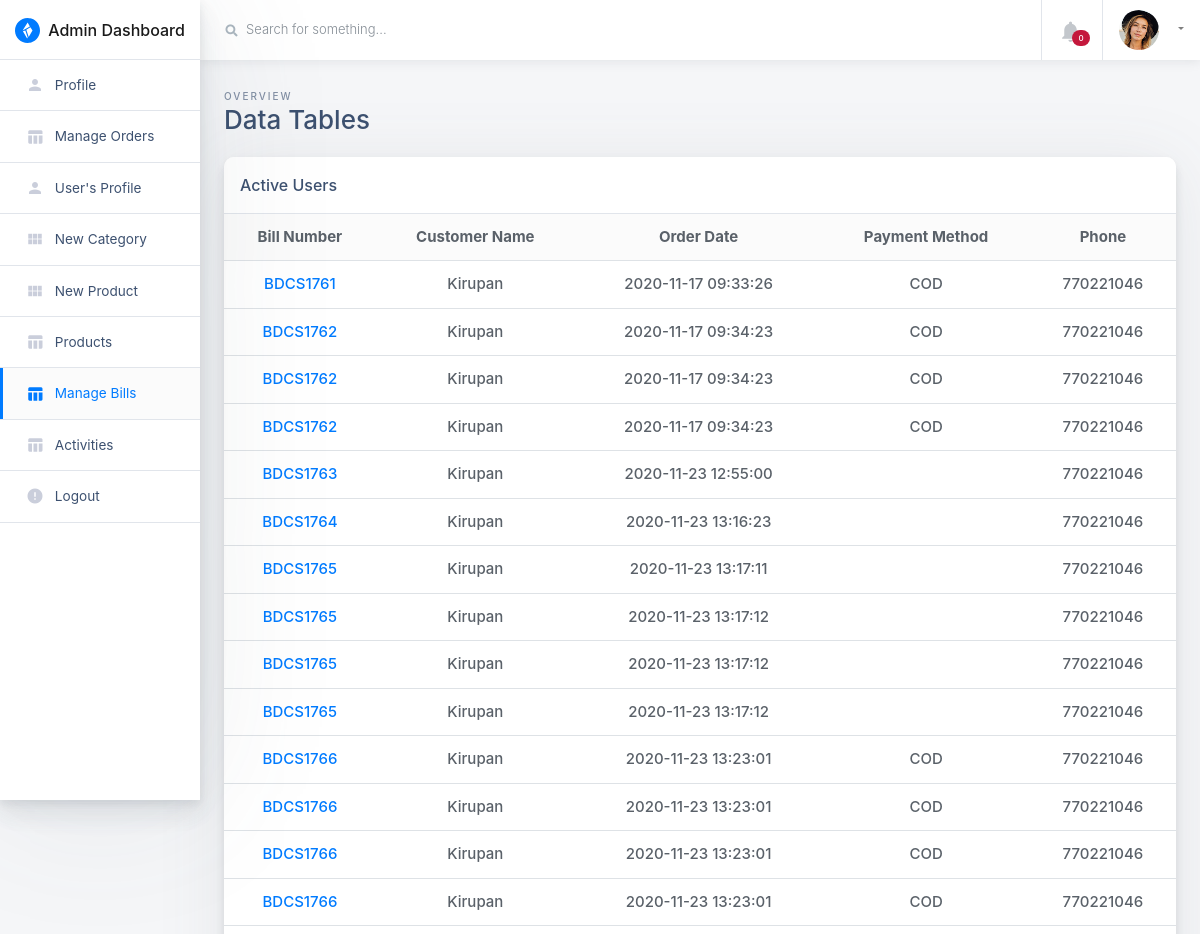
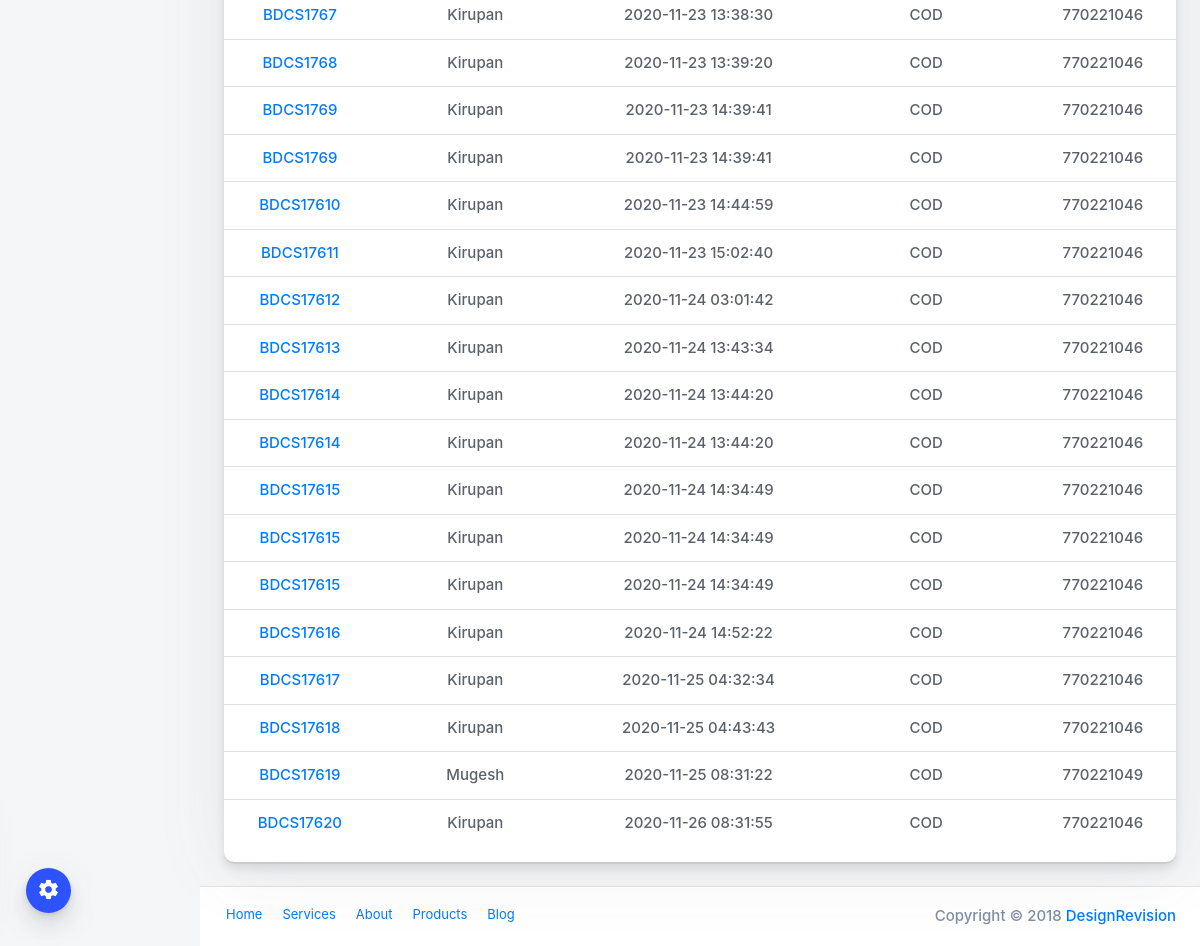
Page /admin/manage-bills.php (signed in) on the earlier database version (2 pictures, top to bottom).
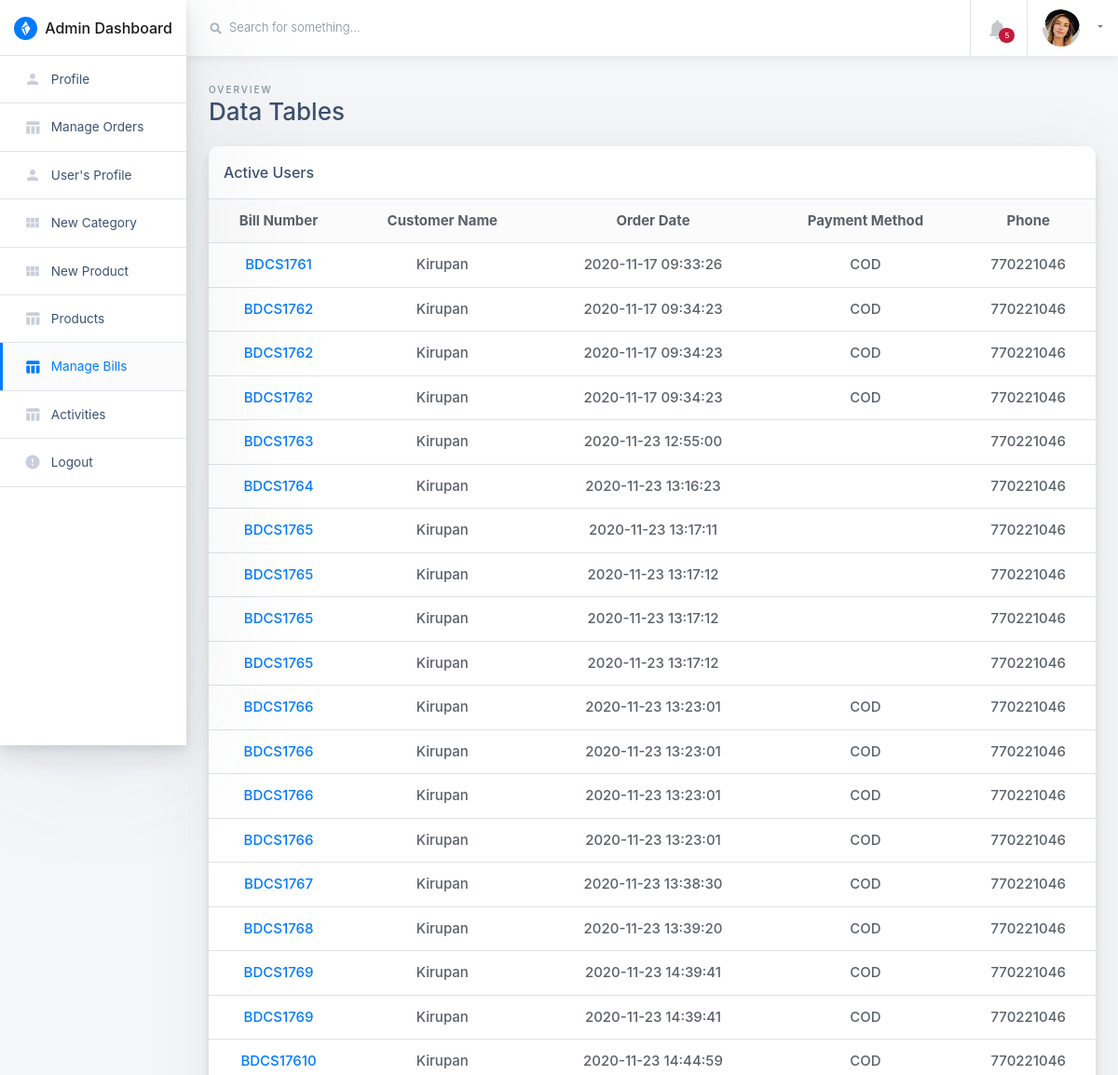
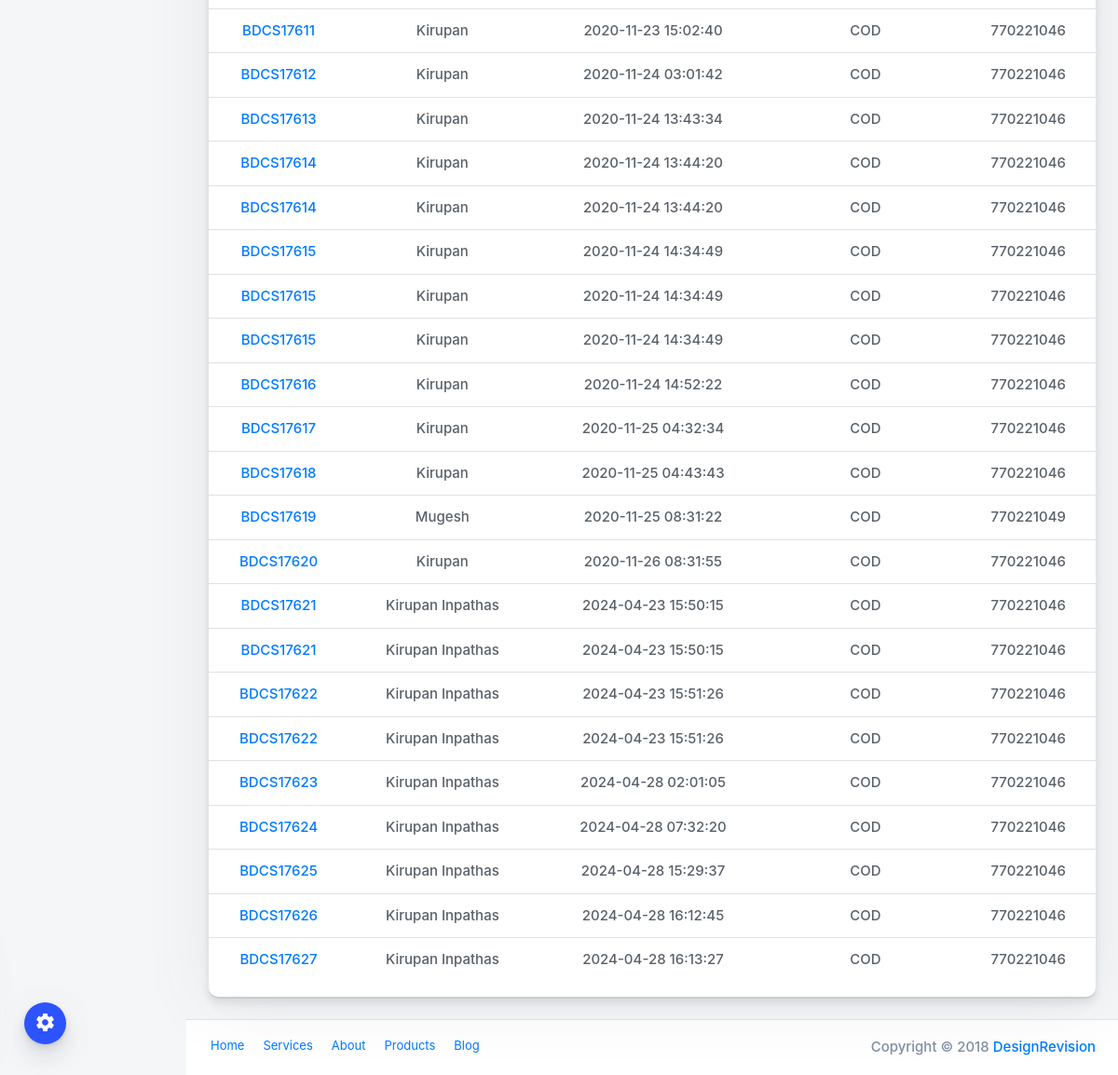
Same page on the later database version (2 pictures, top to bottom).
### tables this page shows
CREATE TABLE `orders` (
  `id` int(11) NOT NULL,
  `bill_no` int(4) DEFAULT NULL,
  `userId` int(11) DEFAULT NULL,
  `productId` varchar(255) DEFAULT NULL,
  `quantity` int(11) DEFAULT NULL,
  `orderDate` timestamp NOT NULL DEFAULT current_timestamp(),
  `paymentMethod` varchar(50) DEFAULT NULL,
  `orderStatus` varchar(55) DEFAULT NULL
);

CREATE TABLE `users` (
  `id` int(11) NOT NULL,
  `name` varchar(255) DEFAULT NULL,
  `email` varchar(255) DEFAULT NULL,
  `contactno` bigint(11) DEFAULT NULL,
  `password` varchar(255) DEFAULT NULL,
  `shippingAddress` longtext DEFAULT NULL,
  `shippingState` varchar(255) DEFAULT NULL,
  `shippingCity` varchar(255) DEFAULT NULL,
  `shippingPincode` int(11) DEFAULT NULL,
  `billingAddress` longtext DEFAULT NULL,
  `billingState` varchar(255) DEFAULT NULL,
  `billingCity` varchar(255) DEFAULT NULL,
  `billingPincode` int(11) DEFAULT NULL,
  `regDate` timestamp NOT NULL DEFAULT current_timestamp(),
  `updationDate` varchar(255) DEFAULT NULL
);

### admin/manage-bills.php (the view, shortened to what this page needs)
<?php
include("include/config.php");
if(strlen($_SESSION['admin_login'])==0)
	{
header('location:/eshopper/admin');
}
else{
?>
<!doctype html>
<html class="no-js h-100" lang="en">
  <head>
    <link href="https://use.fontawesome.com/releases/v5.0.6/css/all.css" rel="stylesheet">
    <link rel="stylesheet" href="https://stackpath.bootstrapcdn.com/bootstrap/4.1.3/css/bootstrap.min.css">
    <link rel="stylesheet" id="main-stylesheet" data-version="1.1.0" href="styles/shards-dashboards.1.1.0.min.css">
    <link rel="stylesheet" href="styles/extras.1.1.0.min.css">
  </head>
  <body class="h-100">
    <div class="color-switcher-toggle animated pulse infinite">
      <i class="material-icons">settings</i>
    </div>
    <div class="container-fluid">
      <div class="row">
        <aside class="main-sidebar col-12 col-md-3 col-lg-2 px-0">
          <div class="main-navbar">
            <nav class="navbar align-items-stretch navbar-light bg-white flex-md-nowrap border-bottom p-0">
              <a class="navbar-brand w-100 mr-0" href="dashboard" style="line-height: 25px;">
                <div class="d-table m-auto">
                  <img id="main-logo" class="d-inline-block align-top mr-1" style="max-width: 25px;" src="images/shards-dashboards-logo.svg" alt="Shards Dashboard">
                  <span class="d-none d-md-inline ml-1">Admin Dashboard</span>
                </div>
              </a>
            </nav>
          </div>
          <div class="nav-wrapper">
            <ul class="nav flex-column">
			  <li class="nav-item">
                <a class="nav-link " href="profile">
                  <i class="material-icons">person</i>
                  <span>Profile</span>
                </a>
              </li>
			  <li class="nav-item">
                <a class="nav-link " href="orders">
                  <i class="material-icons">table_chart</i>
                  <span>Manage Orders</span>
                </a>
              </li>
			  <li class="nav-item">
                <a class="nav-link " href="users">
                  <i class="material-icons">person</i>
                  <span>User's Profile</span>
                </a>
              </li>
              <li class="nav-item">
                <a class="nav-link " href="new-category">
                  <i class="material-icons">view_module</i>
                  <span>New Category</span>
                </a>
              </li>
			  <li class="nav-item">
                <a class="nav-link " href="new-product">
                  <i class="material-icons">view_module</i>
                  <span>New Product</span>
                </a>
              </li>
              <li class="nav-item">
                <a class="nav-link " href="products">
                  <i class="material-icons">table_chart</i>
                  <span>Products</span>
                </a>
              </li>
			  <li class="nav-item">
                <a class="nav-link active" href="manage-bills">
                  <i class="material-icons">table_chart</i>
                  <span>Manage Bills</span>
                </a>
              </li>
			  <li class="nav-item">
                <a class="nav-link " href="activity">
                  <i class="material-icons">table_chart</i>
                  <span>Activities</span>
                </a>
              </li>
			  <li class="nav-item">
                <a class="nav-link " href="logout">
                  <i class="material-icons">error</i>
                  <span>Logout</span>
                </a>
              </li>
            </ul>
          </div>
        </aside>
        <main class="main-content col-lg-10 col-md-9 col-sm-12 p-0 offset-lg-2 offset-md-3">
          <div class="main-navbar sticky-top bg-white">
            <nav class="navbar align-items-stretch navbar-light flex-md-nowrap p-0">
              <form action="#" class="main-navbar__search w-100 d-none d-md-flex d-lg-flex">
                <div class="input-group input-group-seamless ml-3">
                  <div class="input-group-prepend">
                    <div class="input-group-text">
                      <i class="fas fa-search"></i>
                    </div>
                  </div>
                  <input class="navbar-search form-control" type="text" placeholder="Search for something..." aria-label="Search"> </div>
<?php
$f1="00:00:00";
$from=date('Y-m-d')." ".$f1;
$t1="23:59:59";
$to=date('Y-m-d')." ".$t1;
$result = mysqli_query($con,"SELECT * FROM Orders where orderDate Between '$from' and '$to'");
$num_rows1 = mysqli_num_rows($result);
?>
              </form>
              <ul class="navbar-nav border-left flex-row ">
                <li class="nav-item border-right dropdown notifications">
                  <a class="nav-link nav-link-icon text-center" href="" role="button" id="dropdownMenuLink" data-toggle="dropdown" aria-haspopup="true" aria-expanded="false">
                    <div class="nav-link-icon__wrapper">
                      <i class="material-icons">&#xE7F4;</i>
                      <span class="badge badge-pill badge-danger"><?php echo htmlentities($num_rows1); ?></span>
                    </div>
                  </a>
                </li>
                <li class="nav-item dropdown">
                  <a class="nav-link dropdown-toggle text-nowrap px-3" data-toggle="dropdown" href="#" role="button" aria-haspopup="true" aria-expanded="false">
                    <img class="user-avatar rounded-circle mr-2" src="images/avatars/0.jpg" alt="User Avatar">
                  </a>
                </li>
              </ul>
            </nav>
          </div>
          <div class="main-content-container container-fluid px-4">
            <div class="page-header row no-gutters py-4">
              <div class="col-12 col-sm-4 text-center text-sm-left mb-0">
                <span class="text-uppercase page-subtitle">Overview</span>
                <h3 class="page-title">Data Tables</h3>
              </div>
            </div>
            <div class="row">
              <div class="col">
                <div class="card card-small mb-4">
                  <div class="card-header border-bottom">
                    <h6 class="m-0">Active Users</h6>
                  </div>
                  <div class="card-body p-0 pb-3 text-center">
                    <table class="table mb-0">
                      <thead class="bg-light">
                        <tr>
                          <th scope="col" class="border-0">Bill Number</th>
                          <th scope="col" class="border-0">Customer Name</th>
                          <th scope="col" class="border-0">Order Date</th>
                          <th scope="col" class="border-0">Payment Method</th>
                          <th scope="col" class="border-0">Phone</th>
                        </tr>
                      </thead>
                      <tbody>
<?php $query=mysqli_query($con,"select distinct orders.bill_no,orders.orderDate,orders.paymentMethod,orders.userId,orders.id,users.name,users.contactno from orders join users on orders.userId=users.id");
while($row=mysqli_fetch_array($query)){
?>
                        <tr>
                          <td><a href="bills-view?bid=<?php echo htmlentities($row['bill_no']); ?>"><?php echo "BDCS176". htmlentities($row['bill_no']);?></td>
                          <td><?php echo $row['name']; ?> </td>
                          <td><?php echo $row['orderDate']; ?></td>
                          <td><?php echo $row['paymentMethod'];?></td>
                          <td><?php echo $row['contactno'];?></td>
                        </tr>
<?php } ?>
                      </tbody>
                    </table>
                  </div>
                </div>
              </div>
            </div>
          </div>
          <footer class="main-footer d-flex p-2 px-3 bg-white border-top">
            <ul class="nav">
              <li class="nav-item">
                <a class="nav-link" href="#">Home</a>
              </li>
              <li class="nav-item">
                <a class="nav-link" href="#">Services</a>
              </li>
              <li class="nav-item">
                <a class="nav-link" href="#">About</a>
              </li>
              <li class="nav-item">
                <a class="nav-link" href="#">Products</a>
              </li>
              <li class="nav-item">
                <a class="nav-link" href="#">Blog</a>
              </li>
            </ul>
            <span class="copyright ml-auto my-auto mr-2">Copyright © 2018
              <a href="https://designrevision.com" rel="nofollow">DesignRevision</a>
            </span>
          </footer>
        </main>
      </div>
    </div>
  </body>
</html>
<?php }?>

Differences in the rows shown:
added orders: bill_no "21", userId.name "Kirupan Inpathas", orderDate "2024-04-23 15:50:15", paymentMethod "COD", userId.contactno "770221046"
added orders: bill_no "21", userId.name "Kirupan Inpathas", orderDate "2024-04-23 15:50:15", paymentMethod "COD", userId.contactno "770221046"
added orders: bill_no "22", userId.name "Kirupan Inpathas", orderDate "2024-04-23 15:51:26", paymentMethod "COD", userId.contactno "770221046"
added orders: bill_no "22", userId.name "Kirupan Inpathas", orderDate "2024-04-23 15:51:26", paymentMethod "COD", userId.contactno "770221046"
added orders: bill_no "23", userId.name "Kirupan Inpathas", orderDate "2024-04-28 02:01:05", paymentMethod "COD", userId.contactno "770221046"
added orders: bill_no "24", userId.name "Kirupan Inpathas", orderDate "2024-04-28 07:32:20", paymentMethod "COD", userId.contactno "770221046"
added orders: bill_no "25", userId.name "Kirupan Inpathas", orderDate "2024-04-28 15:29:37", paymentMethod "COD", userId.contactno "770221046"
added orders: bill_no "26", userId.name "Kirupan Inpathas", orderDate "2024-04-28 16:12:45", paymentMethod "COD", userId.contactno "770221046"
added orders: bill_no "27", userId.name "Kirupan Inpathas", orderDate "2024-04-28 16:13:27", paymentMethod "COD", userId.contactno "770221046"
Other differences:
$num_rows1: "0" → "5"
